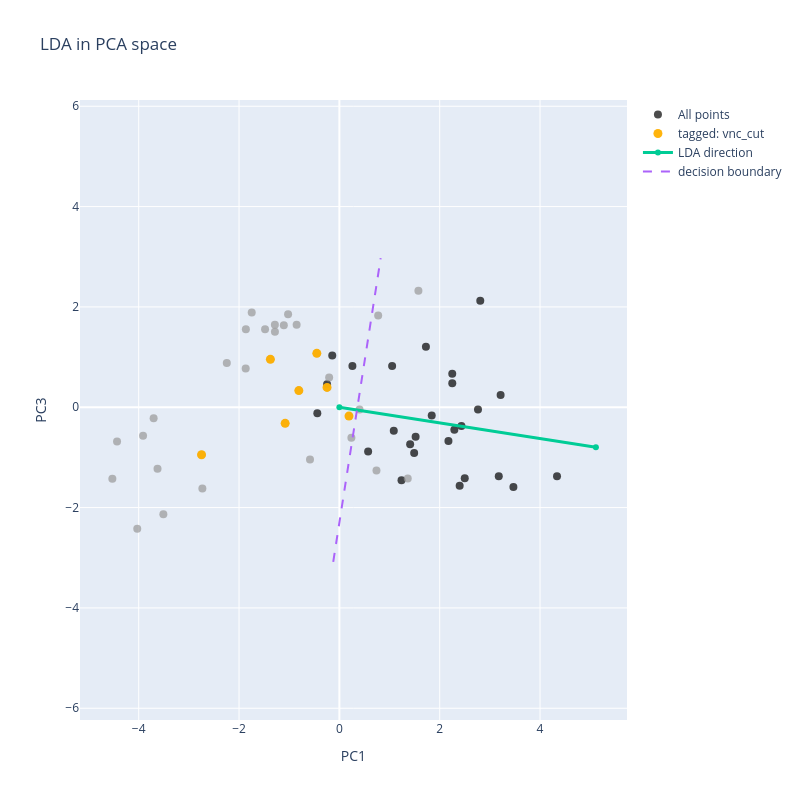

Notebook source saved alongside this figure:
### Code cell
display(fig)

### Figure 1 — Plotly figure (JSON) as saved in the notebook; plotly's stock layout.template omitted (floating-point values rounded to 4 significant figures; data arrays with more than 128 entries replaced by an {"elided": "..."} marker saying what was removed)
{"data": [{"hoverinfo": "text", "hovertext": ["index: 210302_F1_C2<br>tags: Figure1, learn", "index: 210331_F2_C1<br>tags: Figure1, no_learn", "index: 210405_F1_C1<br>tags: Figure1, learn", "index: 210604_F1_C1<br>tags: Figure1, learn", "index: 210903_F3_C1<br>tags: Figure1, learn", "index: 210915_F1_C1<br>tags: Figure1, learn", "index: 210917_F2_C1<br>tags: Figure1, learn", "index: 250226_F2_C1<br>tags: Figure1, no_learn", "index: 250227_F2_C1<br>tags: Figure1, learn", "index: 250227_F3_C1<br>tags: Figure1, learn", "index: 250228_F1_C1<br>tags: Figure1, no_learn", "index: 250228_F2_C1<br>tags: Figure1, learn", "index: 250304_F2_C1<br>tags: Figure1, no_learn", "index: 250304_F3_C1<br>tags: Figure1, learn", "index: 250425_F1_C1<br>tags: Figure1, learn", "index: 250506_F2_C1<br>tags: Figure1, learn", "index: 250514_F1_C1<br>tags: Figure1, learn", "index: 250923_F1_C1<br>tags: Figure1, no_learn", "index: 250923_F2_C1<br>tags: Figure1, learn", "index: 250924_F1_C1<br>tags: Figure1, no_learn", "index: 250924_F2_C1<br>tags: Figure1, learn", "index: 250925_F1_C1<br>tags: Figure1, learn", "index: 250925_F2_C1<br>tags: Figure1, no_learn", "index: 260521_F1_C1<br>tags: Figure1, learn", "index: 260521_F2_C1<br>tags: Figure1, late_learn, learn", "index: 241029_F2_C1<br>tags: control, vnc_cut", "index: 241029_F3_C1<br>tags: control, vnc_cut", "index: 241101_F1_C1<br>tags: control, vnc_cut", "index: 241101_F2_C1<br>tags: control, vnc_cut", "index: 241105_F1_C1<br>tags: control, vnc_cut", "index: 241105_F2_C1<br>tags: control, vnc_cut", "index: 241105_F3_C1<br>tags: control, vnc_cut", "index: 250813_F1_C1<br>tags: control, norpa", "index: 250813_F3_C1<br>tags: control, norpa", "index: 251103_F1_C1<br>tags: 1s_stim, control", "index: 251103_F2_C1<br>tags: 1s_stim, control", "index: 251105_F1_C1<br>tags: control, learn", "index: 251107_F1_C1<br>tags: 1s_stim, control", "index: 251107_F2_C1<br>tags: 1s_stim, control, learn", "index: 251113_F1_C1<br>tags: control, cumulative_punishment_250228_F2_C1.mat, replay", "index: 251113_F2_C1<br>tags: control, cumulative_punishment_250228_F2_C1.mat, replay", "index: 251124_F1_C1<br>tags: control, no_cue", "index: 251126_F1_C1<br>tags: control, cumulative_punishment_250228_F2_C1.mat, replay", "index: 251203_F1_C1<br>tags: control, cumulative_punishment_250228_F2_C1.mat, replay", "index: 251203_F2_C1<br>tags: control, cumulative_punishment_250228_F2_C1.mat, replay", "index: 251205_F1_C1<br>tags: control, cumulative_punishment_250228_F2_C1.mat, replay", "index: 251205_F2_C1<br>tags: control, cumulative_punishment_250228_F2_C1.mat, replay", "index: 251210_F1_C1<br>tags: control, norpa", "index: 251210_F2_C1<br>tags: control, norpa", "index: 251216_F1_C1<br>tags: control, no_antenna, norpa", "index: 251216_F2_C1<br>tags: control, no_antenna, norpa", "index: 251216_F3_C1<br>tags: control, no_antenna, norpa", "index: 251217_F1_C1<br>tags: control, no_antenna", "index: 251218_F1_C1<br>tags: control, no_antenna", "index: 251218_F2_C1<br>tags: control, no_antenna, norpa", "index: 251218_F3_C1<br>tags: control, no_antenna", "index: 251219_F1_C2<br>tags: easy_targets, learn", "index: 260603_F2_C1<br>tags: control, no_antenna, norpa", "index: 260603_F3_C1<br>tags: control, no_antenna, norpa"], "marker": {"color": ["#000000", "#000000", "#000000", "#000000", "#000000", "#000000", "#000000", "#000000", "#000000", "#000000", "#000000", "#000000", "#000000", "#000000", "#000000", "#000000", "#000000", "#000000", "#000000", "#000000", "#000000", "#000000", "#000000", "#000000", "#000000", "#989898", "#989898", "#989898", "#989898", "#989898", "#989898", "#989898", "#989898", "#989898", "#989898", "#989898", "#989898", "#989898", "#989898", "#989898", "#989898", "#989898", "#989898", "#989898", "#989898", "#989898", "#989898", "#989898", "#989898", "#989898", "#989898", "#989898", "#989898", "#989898", "#989898", "#989898", "#000000", "#989898", "#989898"], "opacity": 0.7, "size": 8}, "mode": "markers", "name": "All points", "type": "scatter", "x": [4.338, 1.052, 2.25, 2.433, 1.841, 1.725, 2.251, 1.52, 2.398, 0.5732, 1.491, 3.177, -0.2457, 3.469, 3.214, 2.499, 2.763, -0.4397, 1.411, 0.2598, 1.084, 2.174, -0.142, 2.292, 1.238, -0.4499, -2.747, -1.375, -0.2455, 0.1914, -0.8082, -1.081, 1.575, 0.7735, -1.864, -1.107, 0.7394, -0.5855, 1.363, -0.852, -1.286, 0.2394, -3.703, -1.747, -2.244, -1.284, -1.481, -0.204, -3.625, -4.525, -1.867, -4.432, 0.4019, -4.029, -1.022, -3.509, 2.808, -3.913, -2.731], "y": [-1.377, 0.823, 0.6679, -0.3713, -0.1637, 1.204, 0.4798, -0.5857, -1.567, -0.8803, -0.9102, -1.376, 0.4608, -1.592, 0.2464, -1.416, -0.04585, -0.1211, -0.7365, 0.8207, -0.4702, -0.6744, 1.031, -0.4507, -1.453, 1.074, -0.9463, 0.9545, 0.3957, -0.1766, 0.332, -0.32, 2.324, 1.827, 1.557, 1.635, -1.26, -1.039, -1.421, 1.645, 1.643, -0.6076, -0.2208, 1.888, 0.881, 1.507, 1.556, 0.5928, -1.224, -1.426, 0.774, -0.6807, -0.04623, -2.42, 1.855, -2.134, 2.124, -0.5679, -1.619]}, {"hoverinfo": "text", "hovertext": ["index: 241029_F2_C1<br>tags: control, vnc_cut", "index: 241029_F3_C1<br>tags: control, vnc_cut", "index: 241101_F1_C1<br>tags: control, vnc_cut", "index: 241101_F2_C1<br>tags: control, vnc_cut", "index: 241105_F1_C1<br>tags: control, vnc_cut", "index: 241105_F2_C1<br>tags: control, vnc_cut", "index: 241105_F3_C1<br>tags: control, vnc_cut"], "marker": {"color": "#FFB000", "opacity": 0.95, "size": 9}, "mode": "markers", "name": "tagged: vnc_cut", "type": "scatter", "x": [-0.4499, -2.747, -1.375, -0.2455, 0.1914, -0.8082, -1.081], "y": [1.074, -0.9463, 0.9545, 0.3957, -0.1766, 0.332, -0.32]}, {"line": {"width": 3}, "mode": "lines+markers", "name": "LDA direction", "type": "scatter", "x": [-7.527e-17, 5.113], "y": [-6.022e-17, -0.799]}, {"line": {"dash": "dash", "width": 2}, "mode": "lines", "name": "decision boundary", "type": "scatter", "x": {"elided": "200 float values"}, "y": {"elided": "200 float values"}}], "layout": {"height": 800, "hovermode": "closest", "title": {"text": "LDA in PCA space"}, "width": 800, "xaxis": {"title": {"text": "PC1"}}, "yaxis": {"scaleanchor": "x", "scaleratio": 1, "title": {"text": "PC3"}}}}
